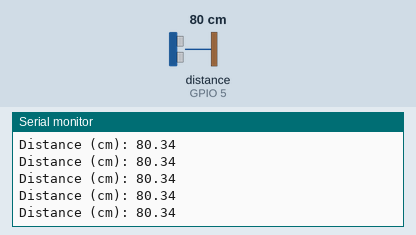
This sketch was run on a simulated ESP32. On the bench: the last lines printed to the serial monitor. Wiring (inferred from the names in the program): ultrasonic range finder: trigger GPIO 18; echo GPIO 5. Inputs (shaded band) come from the test bench; at power-on: distance to the obstacle (sensor on GPIO 5) 80 cm. The echo pulse lasts 58.3 µs per cm.

Above: at 1.2 s.
1.3 s: distance to the obstacle (sensor on GPIO 5) set to 2 cm
At 1.52 s:
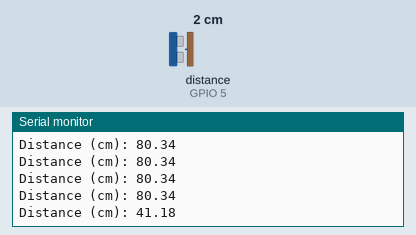
2.8 s: distance to the obstacle (sensor on GPIO 5) set to 4 cm
At 2.82 s:
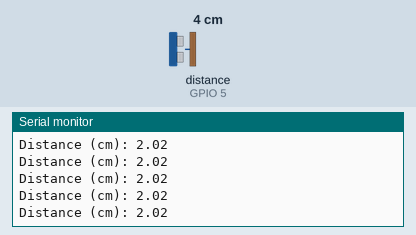
Timing chart, 0 to 5.8 s (numbered marks = the images above; inputs shaded):
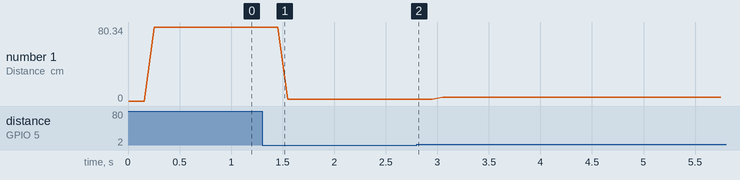

The sketch:

test_ultrason.ino
```cpp
// (licence header left out)
#include <algorithm>


const int trigPin = 18;
const int echoPin = 5;

//define sound speed in cm/uS
#define SOUND_SPEED 0.034

unsigned int pingSpeed = 50; // How frequently are we going to send out a ping (in milliseconds). 50ms would be 20 times a second.
unsigned long pingTimer;     // Holds the next ping time.

long duration;
float distanceCm;
float distanceInch;

const unsigned int bufferSize = 10; // Number of values to buffer
float distanceBuffer[bufferSize];
unsigned int bufferIndex = 0;


const float temperatureCelsius = 20.0; // Adjust to actual temperature in Celsius
const float relativeHumidity = 80.0;   // Adjust to actual relative humidity in percentage

// Convert speed of sound to centimeters per microsecond
const float speedOfSoundCmPerUs = (331.5 + 0.6 * temperatureCelsius + 0.0124 * relativeHumidity) / 10000.0; // Divide by 2 * 1000000 to convert to cm/us


// float calculateMedian(float values[], int size) {
//   float temp[size];
//   memcpy(temp, values, size * sizeof(float));
//   for (int i = 0; i < size; i++) {
//     for (int j = i + 1; j < size; j++) {
//       if (temp[j] < temp[i]) {
//         float tempValue = temp[i];
//         temp[i] = temp[j];
//         temp[j] = tempValue;
//       }
//     }
//   }
//   if (size % 2 == 0) {
//     return (temp[size / 2 - 1] + temp[size / 2]) / 2.0;
//   } else {
//     return temp[size / 2];
//   }
// }

float calculateMedian(float values[], int size) {
  float sortedValues[size];
  memcpy(sortedValues, values, size * sizeof(float));

  float *begin = sortedValues;
  float *end = sortedValues + size;
  float *middle = begin + size / 2;

  std::sort(begin, end); // Use the built-in sort function

  if (size % 2 == 0) {
    return (*middle + *(middle - 1)) / 2.0;
  } else {
    return *middle;
  }
}


void setup() {
  Serial.begin(115200); // Starts the serial communication
  pinMode(trigPin, OUTPUT); // Sets the trigPin as an Output
  pinMode(echoPin, INPUT); // Sets the echoPin as an Input
  pingTimer = millis();

  for (int i = 0; i < bufferSize; i++) {
    distanceBuffer[i] = 0.0;
  }


}

void loop() {

  if (millis() >= pingTimer) {   // pingSpeed milliseconds since last ping, do another ping.
    pingTimer += pingSpeed;


    // Clears the trigPin
    digitalWrite(trigPin, LOW);
    delayMicroseconds(2);
    // Sets the trigPin on HIGH state for 10 micro seconds
    digitalWrite(trigPin, HIGH);
    delayMicroseconds(10);
    digitalWrite(trigPin, LOW);

    // Reads the echoPin, returns the sound wave travel time in microseconds
    duration = pulseIn(echoPin, HIGH);

    // Calculate the distance
    distanceCm = duration * speedOfSoundCmPerUs/2.0;

    // Store the value in the buffer
    distanceBuffer[bufferIndex] = distanceCm;
    bufferIndex = (bufferIndex + 1) % bufferSize;

    // Calculate the median of the buffer
    float median = calculateMedian(distanceBuffer, bufferSize);

    // Convert to inches
    // distanceInch = distanceCm * CM_TO_INCH;

    // Prints the distance in the Serial Monitor
    Serial.print("Distance (cm): ");
    Serial.println(median);
    // Serial.print("Distance (inch): ");
    // Serial.println(distanceInch);
  }

}


// #define trigPin 18
// #define echoPin 5
// #define SOUND_SPEED 0.034


// unsigned int pingSpeed = 50; // How frequently are we going to send out a ping (in milliseconds). 50ms would be 20 times a second.
// unsigned long pingTimer;     // Holds the next ping time.


// typedef struct ultrasonic_s {
//   uint64_t last_trigger_time_us;
//   uint64_t time_of_flight_us;
//   bool start_new_reading;
//   bool obtained_ranging;
// };

// typedef struct {
//   uint8_t *buffer;
//   size_t capacity;
//   size_t write_index;
//   bool filled;
// } avg_buffer_s;

// static ultrasonic_s front_ultrasonic;
// static avg_buffer_s front_avg_buffer;
// static const uint8_t AVG_BUFFER_CAPACITY = 10;

// void IRAM_ATTR front_ultrasonic_echo_falling_edge_interrupt_handler() {
//   front_ultrasonic.time_of_flight_us = micros() - front_ultrasonic.last_trigger_time_us;
//   front_ultrasonic.obtained_ranging = true;
//   front_ultrasonic.start_new_reading = true;
// }

// void IRAM_ATTR front_ultrasonic_echo_rising_edge_interrupt_handler() {

// }

// void ultrasonic__initialize(ultrasonic_s *ultrasonic_i){

//   pinMode(trigPin, OUTPUT);
//   pinMode(echoPin, INPUT);
//   ultrasonic_i->time_of_flight_us = 0U;
//   ultrasonic_i->last_trigger_time_us = 0U;
//   ultrasonic_i->start_new_reading = true;
//   ultrasonic_i->obtained_ranging = false;

//   digitalWrite(trigPin, LOW);
// }

// // Blocking get range function which can stall at maximum (60 ms + 10 us) = 60.01 ms
// void ultrasonic__get_range_blocking(ultrasonic_s *ultrasonic_i){
//   if ((micros() - ultrasonic_i->last_trigger_time_us) > 50U) {
//     const uint64_t timer = micros();
//     digitalWrite(trigPin, HIGH);
//     while ((micros() - timer) < 10U) {
//       ; // Hold trigger line high for 10 microseconds
//     }
//     digitalWrite(trigPin, LOW);
//     ultrasonic_i->last_trigger_time_us = micros();

//     bool echo_rising_edge_found = false;
//     uint64_t echo_high_trigger_time_us = 0U;

//     do {
//       if (digitalRead(echoPin)) { // sample echo until high
//         echo_rising_edge_found = true;
//         echo_high_trigger_time_us = micros() - ultrasonic_i->last_trigger_time_us;
//       } else {
//         if (echo_rising_edge_found) {                                // Echo was sampled high and deasserted
//           ultrasonic_i->time_of_flight_us = echo_high_trigger_time_us; // Divide by 148U for inch conversion
//           break;                                                     // Exit when echo falling edge detected
//         }
//       }

//     } while ((micros() - ultrasonic_i->last_trigger_time_us) < 60000U); // Timeout on 60 milliseconds
//   }
// }

// // Blocks for 10 us for toggling Trigger line
// void ultrasonic__initiate_range(ultrasonic_s *ultrasonic_i){
//   // Send trigger on the start of a new reading through interrupts or when a 60 ms timeout occurs
//   if (ultrasonic_i->start_new_reading || (micros() - ultrasonic_i->last_trigger_time_us) > 6000U) {
//     ultrasonic_i->start_new_reading = false;
//     digitalWrite(trigPin, HIGH);
//     delayMicroseconds(10); // Hold trigger line high for 10 microseconds
//     digitalWrite(trigPin, LOW);
//     ultrasonic_i->last_trigger_time_us = micros();
//     digitalWrite(trigPin, LOW);

//   }
// }


// void ultrasonic_implementation__initialize(void) {
//   // Initialize Ultrasonics
//   ultrasonic__initialize(&front_ultrasonic); //  Trigger, Echo
//   // Attach and Initialize Echo falling edge interrupt handlers
//   attachInterrupt(echoPin, front_ultrasonic_echo_falling_edge_interrupt_handler, FALLING);

//   // attachInterrupt(echoPin, front_ultrasonic_echo_rising_edge_interrupt_handler, RISING);

//   // Initialize averaging buffers
//   static uint8_t front_buffer[AVG_BUFFER_CAPACITY];
//   avg_buffer__initialize(&front_avg_buffer, front_buffer, AVG_BUFFER_CAPACITY);

// }

// static void ultrasonic_implementation__update_avg_buffers(void) {
//   if (front_ultrasonic.obtained_ranging) {
//     const uint8_t front_ultrasonic_range = front_ultrasonic.time_of_flight_us * SOUND_SPEED/2;


//     avg_buffer__insert_value(&front_avg_buffer, front_ultrasonic_range > 2 ? front_ultrasonic_range
//                                                                            : avg_buffer__get_value(&front_avg_buffer));
//     front_ultrasonic.obtained_ranging = false;
//   }
// }

// void ultrasonic_implementation__initiate_ultrasonics_range(void) {
//   ultrasonic_implementation__update_avg_buffers();

//   ultrasonic__initiate_range(&front_ultrasonic);
// }

// uint8_t ultrasonic_implementation__get_front_ultrasonic_distance_in(void) {
//   return avg_buffer__get_value(&front_avg_buffer);
// }


// void avg_buffer__initialize(avg_buffer_s *avg_buffer, uint8_t *buffer, size_t buffer_capacity) {
//   avg_buffer->buffer = buffer;
//   avg_buffer->write_index = 0;
//   avg_buffer->filled = false;
//   avg_buffer->capacity = buffer_capacity;
//   memset(avg_buffer->buffer, 0, avg_buffer->capacity);
// }

// void avg_buffer__insert_value(avg_buffer_s *avg_buffer, uint8_t value) {
//   avg_buffer->buffer[avg_buffer->write_index++] = value;
//   if (!avg_buffer->filled && avg_buffer->write_index >= avg_buffer->capacity) {
//     avg_buffer->filled = true;
//   }
//   avg_buffer->write_index %= avg_buffer->capacity;
// }

// uint8_t avg_buffer__get_value(avg_buffer_s *avg_buffer) {
//   size_t sum = 0;
//   uint8_t avg = 0;

//   const size_t capacity = avg_buffer__get_insertions(avg_buffer);

//   if (capacity) {
//     for (size_t i = 0; i < capacity; i++) {
//       sum += avg_buffer->buffer[i];
//     }

//     avg = sum / capacity;
//   }

//   return avg;
// }

// uint8_t avg_buffer__get_insertions(avg_buffer_s *avg_buffer) {
//   return avg_buffer->filled ? avg_buffer->capacity : avg_buffer->write_index;
// }

// void setup(){
//   Serial.begin (115200);

//   pingTimer = millis();
//   ultrasonic_implementation__initialize();
// }
// void loop(){
//   if (millis() >= pingTimer) {   // pingSpeed milliseconds since last ping, do another ping.
//     pingTimer += pingSpeed;
//     Serial.println(ultrasonic_implementation__get_front_ultrasonic_distance_in());
//     // Serial.println (front_ultrasonic.time_of_flight_us);
//   }
//   ultrasonic_implementation__initiate_ultrasonics_range();

//   // Serial.println(ultrasonic_implementation__get_front_ultrasonic_distance_in());
//   // delay(1000);
// }


// #define trigPin 18
// #define echoPin 5
// // #define LED 21
// #define MAX_SENSOR_DISTANCE 200  // cm
// #define US_ROUNDTRIP_CM 57
// #define ECHO_TIMER_FREQ 24  // 24uS
// #define MAX_SENSOR_DELAY 6000 // 60 uS

// float duration, distance;
// hw_timer_t *Timer0_Cfg = NULL;

// unsigned int pingSpeed = 50; // How frequently are we going to send out a ping (in milliseconds). 50ms would be 20 times a second.
// unsigned long pingTimer;     // Holds the next ping time.

// unsigned int _maxEchoTime;
// unsigned long _max_time;
// unsigned long ping_result;


// void setup() {
//   Serial.begin (115200);
//   pinMode(trigPin, OUTPUT);
//   pinMode(echoPin, INPUT);

//   pingTimer = millis(); // Start now.
//   _maxEchoTime = min((unsigned int) 1, (unsigned int) MAX_SENSOR_DISTANCE + 1) * US_ROUNDTRIP_CM; // Calculate the maximum distance in uS (no rounding).

//   // Use 1st timer of 4 (counted from zero).
//   // Set 80 divider for prescaler (see ESP32 Technical Reference Manual for more
//   // info).

//   Timer0_Cfg = timerBegin(0, 80, true);
//   // Attach echoCheck function to our timer.

//   timerAttachInterrupt(Timer0_Cfg, &echoCheck, true);
//   // Set alarm to call onTimer function every second (value in microseconds).
//   // Repeat the alarm (third parameter)
//   timerAlarmWrite(Timer0_Cfg, 24, true);

//   timerAlarmEnable(Timer0_Cfg);


// }

// // void timer_us(unsigned int frequency, void (*userFunc)(void)){


// //   timerAlarmDisable(Timer0_Cfg);
// //   // Start an alarm
// //   timerAlarmEnable(Timer0_Cfg);
// //   // Serial.println("Timer_us");
// // }


// void loop() {
//   if (millis() >= pingTimer) {   // pingSpeed milliseconds since last ping, do another ping.
//     // Serial.println("DO ping: ");

//     pingTimer += pingSpeed;      // Set the next ping time.
//     ping_timer(); // Send out the ping, calls "echoCheck" function every 24uS where you can check the ping status.
//   }

// }

// void ping_timer(){
//   // Serial.print("ping_trigger: "  );
//   // Serial.println(ping_trigger());

//   if (!ping_trigger()) return;         // Trigger a ping, if it returns false, return without starting the echo timer.
//   // timer_us(ECHO_TIMER_FREQ, userFunc); // Set ping echo timer check every ECHO_TIMER_FREQ uS.
// }

// bool ping_trigger(){
//   // digitalWrite(trigPin, LOW);
//   // delayMicroseconds(2);
//   // Write a pulse to the HC-SR04 Trigger Pin

//   digitalWrite(trigPin, HIGH);
//   delayMicroseconds(10);
//   digitalWrite(trigPin, LOW);

//   if (digitalRead(echoPin)) {
//     // Serial.print("echopin: ");
//     // Serial.print (digitalRead(echoPin));
//     return false;
//   }                // // sample echo stil high , Previous ping hasn't finished, abort.
//   _max_time = micros() + _maxEchoTime + MAX_SENSOR_DELAY; // Maximum time we'll wait for ping to start (most sensors are <450uS, the SRF06 can take up to 34,300uS!)
//   while (!digitalRead(echoPin))                          // Wait for ping to start.

//     if (micros() > _max_time) {
//       // Serial.println("time out");

//       return false;             // Took too long to start, abort.
//     }
//   _max_time = micros() + _maxEchoTime; // Ping started, set the time-out.
// 	return true;                         // Ping started successfully.


// }

// bool check_timer() {
//   if (micros() > _max_time) { // Outside the time-out limit.
//     // timerAlarmDisable(Timer0_Cfg);           // Disable timer interrupt
//     // Serial.println("check_timer false");
//     return false;           // Cancel ping timer.
//   }
//   if (digitalRead(echoPin)) { // Ping echo received.
//     // timerAlarmDisable(Timer0_Cfg);                // Disable timer interrupt
//     ping_result = (micros() - (_max_time - _maxEchoTime) ); // Calculate ping time including overhead.
//     return true;                 // Return ping echo true.
//   }

//   return false; // Return false because there's no ping echo yet.
// }


// void ARDUINO_ISR_ATTR echoCheck() { // Timer2 interrupt calls this function every 24uS where you can check the ping status.

//   // Don't do anything here!
//   if (check_timer()) { // This is how you check to see if the ping was received.
//     // Here's where you can add code.
//     Serial.print("Ping: ");
//     Serial.print(ping_result / US_ROUNDTRIP_CM); // Ping returned, uS result in ping_result, convert to cm with US_ROUNDTRIP_CM.
//     Serial.println("cm");
//   }
//   // Don't do anything here!
// }
```

Measured:
- after the input at 1.3 s, the serial monitor: prints a new line after 0.20 s (image 1)
- plotted number 1: 80.34 → 2.02 after the input at 1.3 s, 2.02 → 4.03 after the input at 2.8 s
